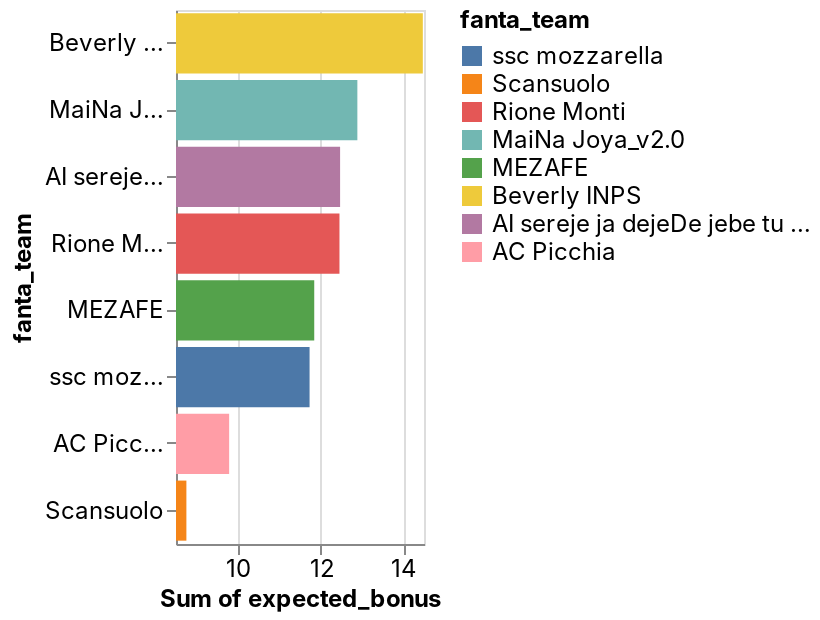

Here is the notebook cell this chart was saved with:
### Code cell
_deepnote_run_altair(predictions, """{"$schema":"https://vega.github.io/schema/vega-lite/v4.json","mark":{"type":"bar","tooltip":{"content":"data"}},"height":220,"autosize":{"type":"fit"},"data":{"name":"placeholder"},"encoding":{"x":{"field":"expected_bonus","type":"quantitative","sort":null,"scale":{"type":"linear","zero":false},"aggregate":"sum"},"y":{"field":"fanta_team","type":"nominal","sort":{"order":"descending","encoding":"x"},"scale":{"type":"linear","zero":true}},"color":{"field":"fanta_team","type":"nominal","sort":null,"scale":{"type":"linear","zero":false}}}}""")

### Figure 1 — Vega-Lite specification as saved in the notebook (floating-point values rounded to 4 significant figures; data arrays with more than 128 entries replaced by an {"elided": "..."} marker saying what was removed)
{"config": {"view": {"continuousWidth": 400, "continuousHeight": 300}, "area": {"fill": "#51C0E9"}, "axis": {"labelFont": "Inter, sans-serif", "labelFontSize": 12, "labelFontWeight": "normal", "labelLimit": 60, "labelOverlap": "greedy", "titleFont": "Inter, sans-serif", "titleFontSize": 12, "titleFontWeight": "bold"}, "background": "#ffffff", "legend": {"labelFont": "Inter, sans-serif", "labelFontSize": 12, "titleFont": "Inter, sans-serif", "titleFontSize": 12, "titleFontWeight": "bold"}, "line": {"stroke": "#51C0E9", "strokeWidth": 2}, "rect": {"fill": "#51C0E9"}, "title": {"anchor": "start", "color": "#000000", "font": "Inter, sans-serif", "fontSize": 22, "fontWeight": "normal"}}, "data": {"name": "data-e683ee65dc328268f8c1e1c677007c40"}, "mark": {"type": "bar", "tooltip": {"content": "data"}}, "autosize": {"type": "fit"}, "encoding": {"color": {"type": "nominal", "field": "fanta_team", "scale": {"type": "linear", "zero": false}, "sort": null}, "x": {"type": "quantitative", "aggregate": "sum", "field": "expected_bonus", "scale": {"type": "linear", "zero": false}, "sort": null}, "y": {"type": "nominal", "field": "fanta_team", "scale": {"type": "linear", "zero": true}, "sort": {"encoding": "x", "order": "descending"}}}, "height": 300, "width": "container", "$schema": "https://vega.github.io/schema/vega-lite/v4.json", "datasets": {"data-e683ee65dc328268f8c1e1c677007c40": {"elided": "167 records"}}}
